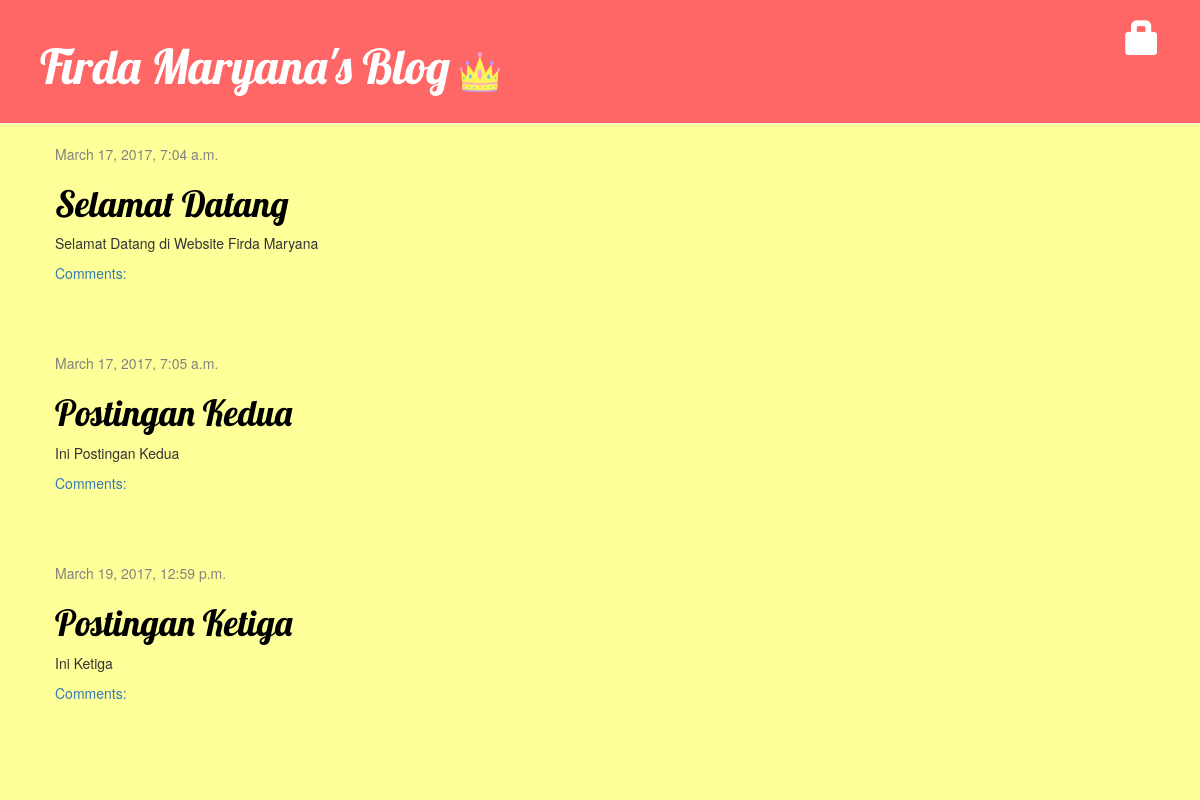
The page /blog/ on the database as committed earlier.
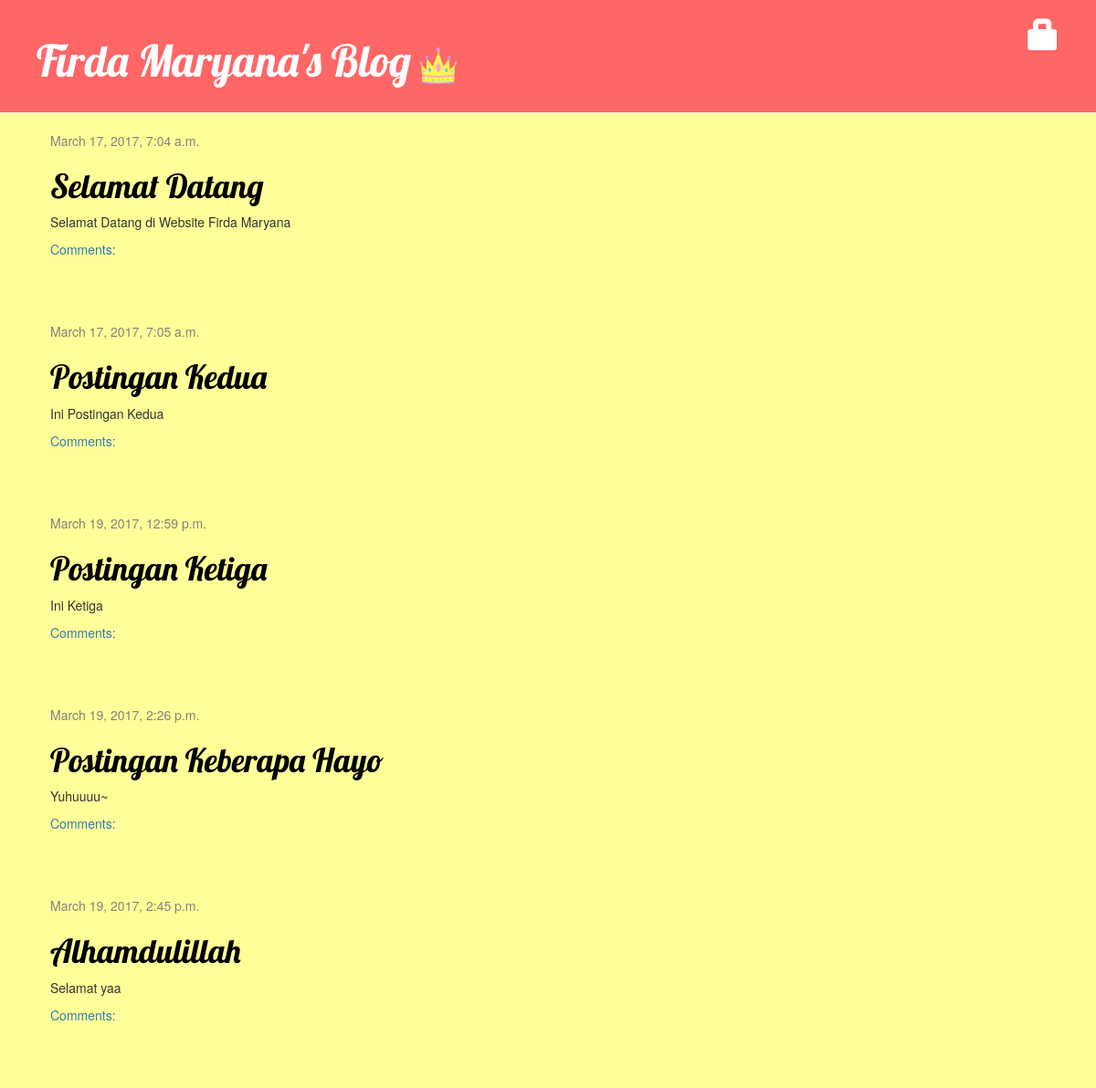
The same page on the database as committed later.
### blog/models.py (models this page shows, shortened)
class Post(models.Model):
    author = models.ForeignKey('auth.User')
    title = models.CharField(max_length=200)
    text = models.TextField()
    created_date = models.DateTimeField(
            default=timezone.now)
    published_date = models.DateTimeField(
            blank=True, null=True)

### blog/views.py (the view)
def post_list(request):
    posts = Post.objects.filter(published_date__lte=timezone.now()).order_by('published_date')
    return render(request, 'blog/post_list.html', {'posts': posts})

### blog/templates/blog/post_list.html
{% extends 'blog/base.html' %}
{% block content %}
    {% for post in posts %}
        <div class="post">
            <div class="date">
                {{ post.published_date }}
            </div>
            <h1><a href="{% url 'post_detail' pk=post.pk %}">{{ post.title }}</a></h1>
            <p>{{ post.text|linebreaksbr }}</p>
            <a href="{% url 'post_detail' pk=post.pk %}">Comments: {{ post.approved_comments.count }}</a>
        </div>
    {% endfor %}
{% endblock content %}

Rows that differ between the two databases and show on the page:
added Post: published_date "March 19, 2017, 2:26 p.m.", title "Postingan Keberapa Hayo", text "Yuhuuuu~"
added Post: published_date "March 19, 2017, 2:45 p.m.", title "Alhamdulillah", text "Selamat yaa"
